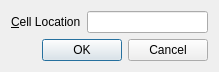
<?xml version="1.0" encoding="UTF-8"?>
<ui version="4.0">
 <class>GoToCellDialog</class>
 <widget class="QDialog" name="GoToCellDialog">
  <property name="geometry">
   <rect>
    <x>0</x>
    <y>0</y>
    <width>219</width>
    <height>69</height>
   </rect>
  </property>
  <property name="windowTitle">
   <string>Go To Cell</string>
  </property>
  <layout class="QVBoxLayout" name="verticalLayout">
   <item>
    <layout class="QHBoxLayout" name="horizontalLayout">
     <item>
      <widget class="QLabel" name="label">
       <property name="text">
        <string>&amp;Cell Location</string>
       </property>
       <property name="buddy">
        <cstring>lineEdit</cstring>
       </property>
      </widget>
     </item>
     <item>
      <widget class="QLineEdit" name="lineEdit"/>
     </item>
    </layout>
   </item>
   <item>
    <widget class="QDialogButtonBox" name="buttonBox">
     <property name="standardButtons">
      <set>QDialogButtonBox::Cancel|QDialogButtonBox::Ok</set>
     </property>
    </widget>
   </item>
  </layout>
 </widget>
 <resources/>
 <connections/>
</ui>
